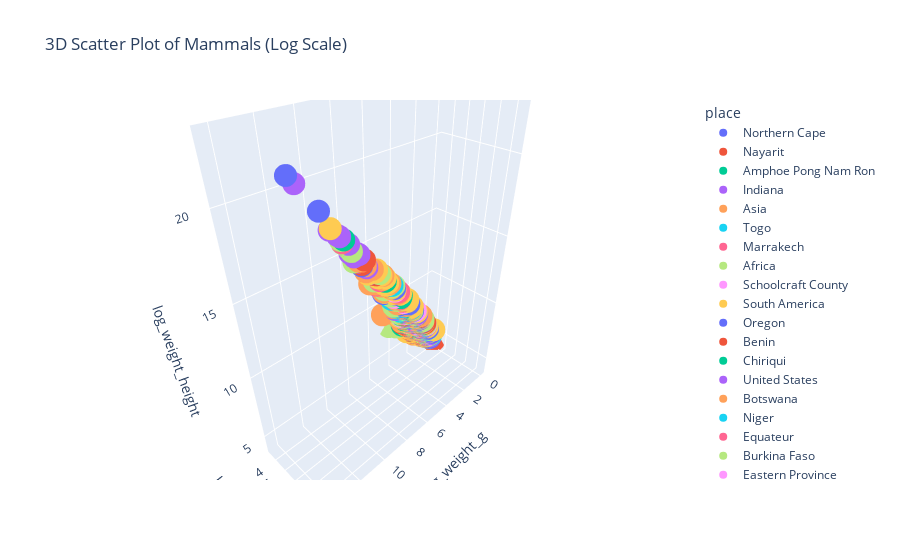

The cell this chart's notebook holds for it:
### Code cell
import numpy as np

# Filter out records where either length or weight is missing
mammals_filtered = mammals_df.dropna(subset=['length_mm', 'weight_g'])

# Calculate the height (assuming height is the same as length for this example)
mammals_filtered['height_mm'] = mammals_filtered['length_mm']

# Calculate the z-axis value (weight * height)
mammals_filtered['weight_height'] = mammals_filtered['weight_g'] * mammals_filtered['height_mm']

# Apply log scale to length and weight
mammals_filtered['log_weight_g'] = np.log(mammals_filtered['weight_g'])
mammals_filtered['log_length_mm'] = np.log(mammals_filtered['length_mm'])
mammals_filtered['log_weight_height'] = np.log(mammals_filtered['weight_height'])

# Create the 3D scatter plot with log scales
fig = px.scatter_3d(mammals_filtered, x='log_weight_g', y='log_length_mm', z='log_weight_height',
                    color='place', title='3D Scatter Plot of Mammals (Log Scale)')

fig.show()
